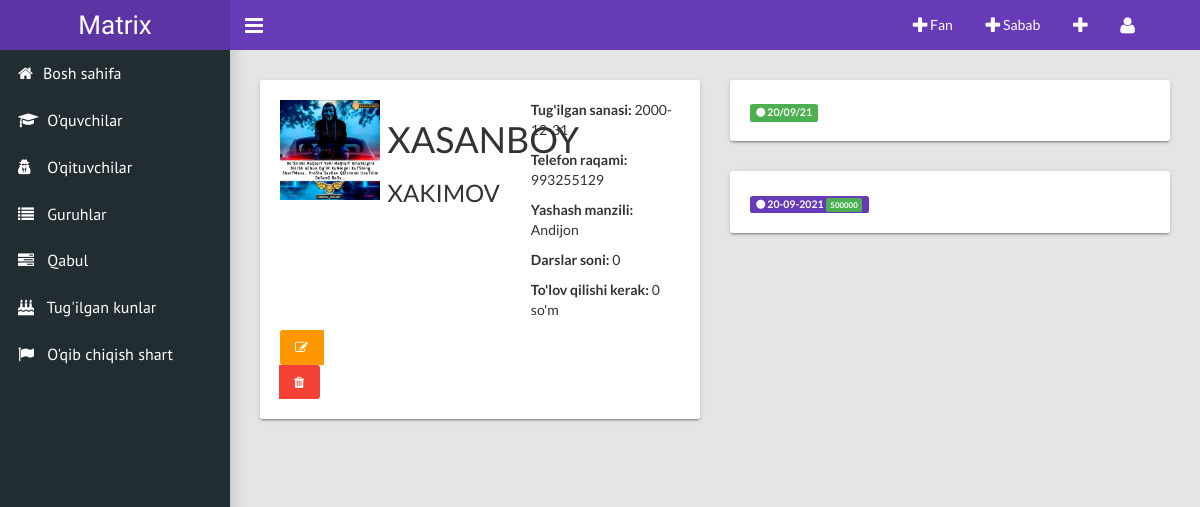
Screenshot of /student/2 with the database file from the repository.
### main/models.py (models this page shows, shortened)
class Student(models.Model):
    own = models.ForeignKey(User, related_name="students", on_delete=models.CASCADE, blank=True, null=True)
    group = models.ForeignKey(Group, related_name="student", on_delete=models.CASCADE, blank=True, null=True)
    name = models.CharField("Ismi", max_length=150)
    surname = models.CharField("Familiyasi", max_length=150)
    brith = models.CharField("Tug'ulgan sanasi", max_length=50)
    image = models.ImageField("O'quvchi rasmi", upload_to='student_img/', blank=True, null=True)
    password_img = models.ImageField("Pasort rasmi", upload_to='students_passport', blank=True)
    tel_num = models.CharField("Telefon raqami", max_length=50, blank=True)
    place = models.CharField("Yashash manzili", max_length=50)
    price = models.PositiveIntegerField("Chegirma",default=0)
    countsub = models.PositiveIntegerField("Bir oydagi darslar soni",default=0)
    allprice = models.PositiveIntegerField("Jami to'lov",default=0)
    called = models.BooleanField("called/not called",default=False)
    camewith = models.ForeignKey(CameWith, related_name="students", blank=True, on_delete=models.PROTECT)

class CameHistory(models.Model):
    student = models.ForeignKey(Student, related_name="history", on_delete=models.CASCADE)
    time = models.CharField("Kelgan sanasi", blank=True, max_length=100)
    came = models.BooleanField("keldi/kelmadi", default=False)
    apset = models.BooleanField("sababli/sababsiz", default=False)
    class Meta:
        ordering = ['-id']

class PayedHistory(models.Model):
    student = models.ForeignKey(Student, related_name="payment", on_delete=models.CASCADE)
    time = models.CharField("To'lagan sanasi", blank=True, max_length=100)
    payed = models.PositiveIntegerField("summasi", default=0)
    class Meta:
        ordering = ['-id']

### main/views.py (the view)
# urls.py: path("student/<pk>", student_detail, name="student"),
def student_detail(request, pk):
    student = get_object_or_404(Student, pk=pk)
    context = {'stu':student}
    return render(request, "student_detail.html", context)

### main/context_pro.py (called while the page is built)
def students(request):
    context = {
        'teachers':Teacher.objects.all(),
        'student':Student.objects.all(),
    }
    return context

### templates/student_detail.html (shortened to what this page needs)
{% extends 'wrapper.html' %}
{% load static %}
{% block content %}
    <div class="content-wrapper">
        <div class="row">
            <div class="col-md-6">
                <div class="card">
                    <div class="row">
                        <div class="col-md-3">
                            {% if stu.image %}
                            <img src="{{stu.image.url}}" width="100" alt="">
                            {% endif %}
                        </div>
                        <div class="col-md-4">
                            <h1>{{stu.name}}</h1>
                            <h3>{{stu.surname}}</h3>
                        </div>
                        <div class="col-md-5">
                            <p><b>Tug'ilgan sanasi: </b>{{stu.brith}}</p>
                            <p><b>Telefon raqami: </b>{{stu.tel_num}}</p>
                            <p><b>Yashash manzili: </b>{{stu.place}}</p>
                            <p><b>Darslar soni: </b>{{stu.countsub}}</p>
                            <p><b>To'lov qilishi kerak: </b>{{stu.allprice}} so'm</p>
                        </div>
                        <div class="btn-group col-md-3">
                            <a href="{% url 'main:update_student' stu.pk %}" class="btn btn-warning"><i class="fa fa-edit"></i></a>
                            <a href="{% url 'main:delete_student' stu.pk %}" class="btn btn-danger"><i class="fa fa-trash"></i></a>
                        </div>
                    </div>
                </div>
            </div>
            <div class="col-md-6">
                <div class="card">
                    <div class="btn-group">
                        <div id="dates">
                            {% for his in stu.history.all %}
                            {% if his.came == True %}
                            <p class="label label-success" title="{{his.time}}"><i class="fa fa-circle"></i> {{his.time}}</p>
                            {% elif his.apset == True %}
                            <p class="label label-warning" title="{{his.time}}"><i class="fa fa-circle-thin"></i> {{his.time}}</p>
                            {% else %}
                            <p class="label label-danger" title="{{his.time}}"><i class="fa fa-circle-thin"></i> {{his.time}}</p>
                            {% endif %}
                            {% endfor %}
                        </div>
                    </div>
                </div>
                <div class="card">
                    <div class="btn-group">
                        <div id="dates">
                            {% for his in stu.payment.all %}
                            <p class="label label-primary" title="{{his.time}}"><i class="fa fa-circle"></i> {{his.time}} <span class="label label-success">{{his.payed}}</span></p>
                            {% endfor %}
                        </div>
                    </div>
                </div>
            </div>
        </div>
    </div>
{% endblock content %}

### rows the page displays
Student: image (picture), name "XASANBOY", surname "XAKIMOV", brith "2000-12-31", tel_num "993255129", place "Andijon", countsub "0", allprice "0"
CameHistory: time "20/09/21"
PayedHistory: time "20-09-2021", payed "500000"
